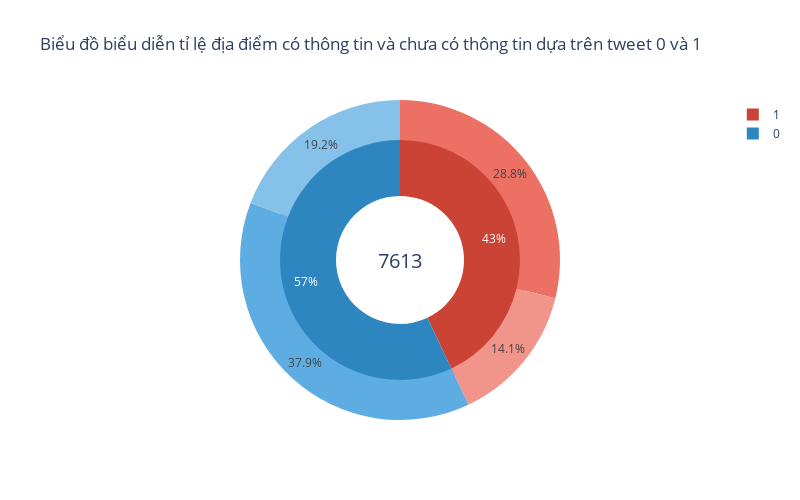

Notebook code cell kept with this figure:
### Markdown cell above
`Nest chart` được dùng khi cần các mối quan hệ cha và con trong biểu đồ.

### Code cell
import plotly.graph_objs as go

data = [
go.Pie(values=[tcount[1],tcount[0]],
    labels=[1,0],
    domain={'x':[0.2,0.8], 'y':[0.1,0.9]},
    hole=0.5,
    direction='clockwise',
    sort=False,
    marker={'colors':['#CB4335','#2E86C1']},
    ),
   
    go.Pie(values=[kcount[1],ucount[1],kcount[0],ucount[0]],
    labels=['Known-1','Unknown-1','Known-0','Unknown-0'],
    domain={'x':[0.1,0.9], 'y':[0,1]},
    hole=0.75,
    direction='clockwise',
    sort=False,
    marker={'colors':['#EC7063','#F1948A','#5DADE2','#85C1E9']},
    showlegend=False)]
my_layout = go.Layout(title='Biểu đồ biểu diễn tỉ lệ địa điểm có thông tin và chưa có thông tin dựa trên tweet 0 và 1',
                      height=500, width=800,
                      annotations=[{
                          'font': {
                              'size': 20
                          },
                          'showarrow': False,
                          'text':f'{total}',
                          'hovertext': f'Total: {total}',
                          'x': 0.5,
                          'y': 0.5,
                        
                      }])

fig = go.Figure(data=data, layout=my_layout)

iplot(fig)

### Figure 1 — Plotly figure (JSON) as saved in the notebook; plotly's stock layout.template omitted (floating-point values rounded to 4 significant figures)
{"data": [{"direction": "clockwise", "domain": {"x": [0.2, 0.8], "y": [0.1, 0.9]}, "hole": 0.5, "labels": [1, 0], "marker": {"colors": ["#CB4335", "#2E86C1"]}, "sort": false, "type": "pie", "values": [3271, 4342]}, {"direction": "clockwise", "domain": {"x": [0.1, 0.9], "y": [0, 1]}, "hole": 0.75, "labels": ["Known-1", "Unknown-1", "Known-0", "Unknown-0"], "marker": {"colors": ["#EC7063", "#F1948A", "#5DADE2", "#85C1E9"]}, "showlegend": false, "sort": false, "type": "pie", "values": [2195, 1076, 2883, 1459]}], "layout": {"annotations": [{"font": {"size": 20}, "hovertext": "Total: 7613", "showarrow": false, "text": "7613", "x": 0.5, "y": 0.5}], "height": 500, "title": {"text": "Biểu đồ biểu diễn tỉ lệ địa điểm có thông tin và chưa có thông tin dựa trên tweet 0 và 1"}, "width": 800}}
